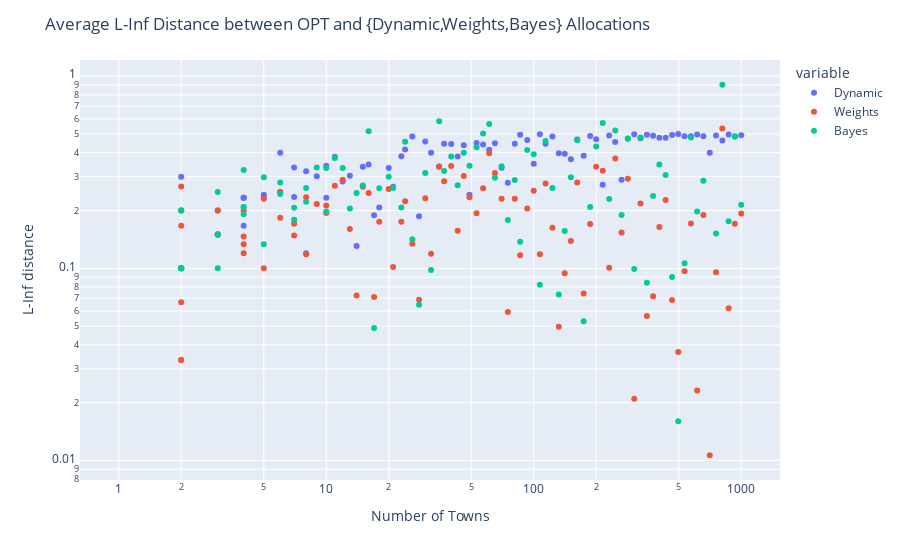

The notebook cell this image was saved under:
### Markdown cell above
### L-Inf Norm between OPT and {Dynamic,Weights, Bayes} Allocations [Average]

### Code cell
data_dict_1 = {'NumTowns':[],'Dynamic':[],'Weights':[], 'Bayes':[]}

for n in np.logspace(0,3,100):
    n = int(n)
    data_dict_1['NumTowns'].append(n)
    avg1 = 0
    avg2 = 0
    avg3 = 0
    town_expected_demands = np.zeros(n) + expected_demand    
    budget = n*expected_demand
    b_grid = np.arange(0, budget+grid_size, grid_size)
    for i in range(num_iterations):
        town_demands = np.random.randint(1, 3, n)
        opt = waterfilling_waste(town_demands,budget)
        for j in range(3):
            if j==0:
                avg1+=np.amax(np.absolute(opt - waterfilling_weights_waste(weights, sorted_distribution, town_demands, budget)))
            if j==1:
                avg2+=np.amax(np.absolute(opt - waterfilling_dynamic_waste(town_expected_demands,town_demands,budget)))
            if j==2:
                avg3+= np.amax(np.absolute(opt - waterfilling_bayesian(town_demands, opt_policy[(max_n-n):(max_n+1),:], budget, b_grid, grid_size)))
    data_dict_1['Weights'].append(avg1/num_iterations)
    data_dict_1['Dynamic'].append(avg2/num_iterations)
    data_dict_1['Bayes'].append(avg3/num_iterations)
df_uniform = pd.DataFrame(data_dict_1).melt(id_vars="NumTowns")
fig = px.scatter(df_uniform, x="NumTowns", y="value", color='variable')
fig.update_layout(xaxis_type="log", yaxis_type="log")
fig.update_layout(
    title="Average L-Inf Distance between OPT and {Dynamic,Weights,Bayes} Allocations",
    xaxis_title="Number of Towns",
    yaxis_title="L-Inf distance")
fig.show()

### Figure 1 — Plotly figure (JSON) as saved in the notebook; plotly's stock layout.template omitted (floating-point values rounded to 4 significant figures)
{"data": [{"hovertemplate": "variable=Dynamic<br>NumTowns=%{x}<br>value=%{y}<extra></extra>", "legendgroup": "Dynamic", "marker": {"color": "#636efa", "symbol": "circle"}, "mode": "markers", "name": "Dynamic", "showlegend": true, "type": "scatter", "x": [1, 1, 1, 1, 1, 1, 1, 1, 1, 1, 2, 2, 2, 2, 2, 2, 3, 3, 3, 3, 4, 4, 4, 4, 5, 5, 6, 6, 7, 7, 8, 8, 9, 10, 10, 11, 12, 13, 14, 15, 16, 17, 18, 20, 21, 23, 24, 26, 28, 30, 32, 35, 37, 40, 43, 46, 49, 53, 57, 61, 65, 70, 75, 81, 86, 93, 100, 107, 114, 123, 132, 141, 151, 162, 174, 187, 200, 215, 231, 247, 265, 284, 305, 327, 351, 376, 403, 432, 464, 497, 533, 572, 613, 657, 705, 756, 811, 869, 932, 1000], "xaxis": "x", "y": [0, 0, 0, 0, 0, 0, 0, 0, 0, 0, 0, 0.3, 0.2, 0, 0.1, 0, 0, 0.15, 0.2, 0.15, 0.2333, 0.2333, 0.1667, 0.2333, 0.2417, 0.2333, 0.25, 0.4, 0.335, 0.235, 0.12, 0.32, 0.3014, 0.2333, 0.3417, 0.381, 0.2833, 0.3038, 0.1306, 0.3375, 0.3469, 0.1889, 0.2073, 0.3333, 0.2659, 0.3833, 0.416, 0.4857, 0.1867, 0.4579, 0.4, 0.3391, 0.4451, 0.4439, 0.3824, 0.4373, 0.2416, 0.4487, 0.4409, 0.4144, 0.4481, 0.3335, 0.2786, 0.4447, 0.4955, 0.4656, 0.3499, 0.4981, 0.4447, 0.4858, 0.397, 0.3944, 0.3697, 0.4684, 0.3851, 0.4889, 0.4704, 0.2726, 0.4916, 0.4543, 0.2893, 0.4745, 0.4993, 0.4753, 0.4961, 0.4897, 0.4788, 0.4782, 0.4941, 0.5, 0.4863, 0.4871, 0.4977, 0.4873, 0.4, 0.4919, 0.4627, 0.4979, 0.4866, 0.4922], "yaxis": "y"}, {"hovertemplate": "variable=Weights<br>NumTowns=%{x}<br>value=%{y}<extra></extra>", "legendgroup": "Weights", "marker": {"color": "#EF553B", "symbol": "circle"}, "mode": "markers", "name": "Weights", "showlegend": true, "type": "scatter", "x": [1, 1, 1, 1, 1, 1, 1, 1, 1, 1, 2, 2, 2, 2, 2, 2, 3, 3, 3, 3, 4, 4, 4, 4, 5, 5, 6, 6, 7, 7, 8, 8, 9, 10, 10, 11, 12, 13, 14, 15, 16, 17, 18, 20, 21, 23, 24, 26, 28, 30, 32, 35, 37, 40, 43, 46, 49, 53, 57, 61, 65, 70, 75, 81, 86, 93, 100, 107, 114, 123, 132, 141, 151, 162, 174, 187, 200, 215, 231, 247, 265, 284, 305, 327, 351, 376, 403, 432, 464, 497, 533, 572, 613, 657, 705, 756, 811, 869, 932, 1000], "xaxis": "x", "y": [0, 0, 0, 0, 0, 0, 0, 0, 0, 0, 0.03333, 0.2667, 0.1667, 0.06667, 0.1, 0.03333, 0, 0.15, 0.15, 0.2, 0.2, 0.1467, 0.1333, 0.12, 0.2306, 0.1, 0.1833, 0.2495, 0.1708, 0.1483, 0.1185, 0.2346, 0.2162, 0.2121, 0.194, 0.2693, 0.2895, 0.1602, 0.07217, 0.2662, 0.2466, 0.07094, 0.1746, 0.2589, 0.1015, 0.1748, 0.2236, 0.1342, 0.06866, 0.2318, 0.119, 0.3374, 0.2841, 0.3407, 0.1569, 0.3026, 0.2347, 0.1933, 0.2611, 0.3973, 0.3135, 0.2304, 0.05931, 0.2305, 0.117, 0.2047, 0.2536, 0.1185, 0.2762, 0.1629, 0.0496, 0.09419, 0.1389, 0.2801, 0.07402, 0.17, 0.3378, 0.3225, 0.1008, 0.3729, 0.1536, 0.2924, 0.02096, 0.2176, 0.05655, 0.07153, 0.1641, 0.2269, 0.06853, 0.03665, 0.09665, 0.1709, 0.02313, 0.1896, 0.01065, 0.09551, 0.5342, 0.06202, 0.1708, 0.1932], "yaxis": "y"}, {"hovertemplate": "variable=Bayes<br>NumTowns=%{x}<br>value=%{y}<extra></extra>", "legendgroup": "Bayes", "marker": {"color": "#00cc96", "symbol": "circle"}, "mode": "markers", "name": "Bayes", "showlegend": true, "type": "scatter", "x": [1, 1, 1, 1, 1, 1, 1, 1, 1, 1, 2, 2, 2, 2, 2, 2, 3, 3, 3, 3, 4, 4, 4, 4, 5, 5, 6, 6, 7, 7, 8, 8, 9, 10, 10, 11, 12, 13, 14, 15, 16, 17, 18, 20, 21, 23, 24, 26, 28, 30, 32, 35, 37, 40, 43, 46, 49, 53, 57, 61, 65, 70, 75, 81, 86, 93, 100, 107, 114, 123, 132, 141, 151, 162, 174, 187, 200, 215, 231, 247, 265, 284, 305, 327, 351, 376, 403, 432, 464, 497, 533, 572, 613, 657, 705, 756, 811, 869, 932, 1000], "xaxis": "x", "y": [0, 0, 0, 0, 0, 0, 0, 0, 0, 0, 0.1, 0.2, 0.1, 0.2, 0.1, 0.1, 0, 0.15, 0.1, 0.25, 0.3247, 0.2087, 0.1913, 0.2087, 0.2977, 0.1333, 0.28, 0.244, 0.179, 0.207, 0.262, 0.222, 0.3346, 0.3333, 0.1977, 0.375, 0.3327, 0.2047, 0.2466, 0.2695, 0.5167, 0.04889, 0.2613, 0.3, 0.2619, 0.2073, 0.456, 0.1417, 0.06467, 0.3139, 0.098, 0.5828, 0.3211, 0.3817, 0.2704, 0.3993, 0.3416, 0.4267, 0.5029, 0.5644, 0.2961, 0.3395, 0.1786, 0.2887, 0.1375, 0.4136, 0.3919, 0.08215, 0.4607, 0.2618, 0.07301, 0.1564, 0.2977, 0.4644, 0.05311, 0.2089, 0.4304, 0.5706, 0.2296, 0.5223, 0.1893, 0.4725, 0.09935, 0.4793, 0.08409, 0.2377, 0.3468, 0.3062, 0.09014, 0.016, 0.1063, 0.4791, 0.1977, 0.2853, 0, 0.1519, 0.9027, 0.1759, 0.4846, 0.2142], "yaxis": "y"}], "layout": {"legend": {"title": {"text": "variable"}, "tracegroupgap": 0}, "margin": {"t": 60}, "title": {"text": "Average L-Inf Distance between OPT and {Dynamic,Weights,Bayes} Allocations"}, "xaxis": {"anchor": "y", "domain": [0, 1], "title": {"text": "Number of Towns"}, "type": "log"}, "yaxis": {"anchor": "x", "domain": [0, 1], "title": {"text": "L-Inf distance"}, "type": "log"}}}
